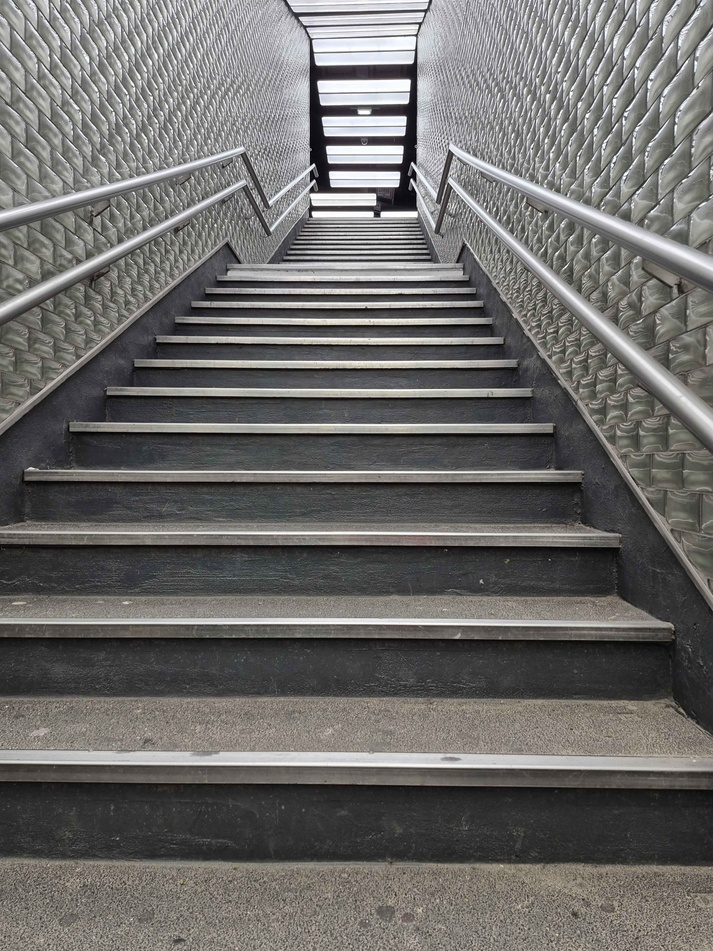
#> input picture images/14.jpg, 713 x 951 px, shrunk from 3000 x 4000 before the run, found by its file name
$ python extraction_caracteristiques.py   (older library calls are emulated)
#> lines starting #> are read from the running program, lines starting #| are printed output that depends on the picture; after the words box and inside, x2 and y2 are one past the last pixel; in counts of white or black regions, pixels touching at a corner belong together
#> in detection_escaliers_complete, image_originale is the input picture: shape (951, 713, 3); mean B, G, R 105.1, 107.1, 108.7
### code/pretraitement.py
import cv2
import numpy as np
import matplotlib.pyplot as plt

def pretraitement_image(image_path, visualiser=False):
    """
    Réalise le prétraitement d'une image pour la détection d'escaliers.

    Étapes:
    1. Conversion en niveaux de gris
    2. Application d'un filtre gaussien pour réduire le bruit
    3. Égalisation d'histogramme pour améliorer le contraste

    Args:
        image_path (str): Chemin vers l'image à traiter
        visualiser (bool): Si True, affiche les étapes intermédiaires

    Returns:
        image_traitee (numpy.ndarray): Image prétraitée
    """
#> called with image_path = 'images/14.jpg', visualiser = True
    image = cv2.imread(image_path)
    if image is None:
        raise FileNotFoundError(f"Impossible de charger l'image: {image_path}")

    # On applique tout le pre traitement
    image_gris = cv2.cvtColor(image, cv2.COLOR_BGR2GRAY)

    image_lissee = cv2.GaussianBlur(image_gris, (5, 5), 0) # Flou Gaussien

    image_egalisee = cv2.equalizeHist(image_lissee) # On egalise l'histogramme

    # Ici on n'applique pas Otsu
    image_traitee = image_egalisee

    # Visualisation des étapes si demandé
    if visualiser:
        plt.figure(figsize=(15, 10))

        plt.subplot(2, 2, 1)
        plt.title("Image originale")
        plt.imshow(cv2.cvtColor(image, cv2.COLOR_BGR2RGB))
        plt.axis('off')

        plt.subplot(2, 2, 2)
        plt.title("Image en niveaux de gris")
        plt.imshow(image_gris, cmap='gray')
        plt.axis('off')

        plt.subplot(2, 2, 3)
        plt.title("Image après filtre gaussien")
        plt.imshow(image_lissee, cmap='gray')
        plt.axis('off')

        plt.subplot(2, 2, 4)
        plt.title("Image prétraitée (après égalisation d'histogramme)")
        plt.imshow(image_traitee, cmap='gray')
        plt.axis('off')

        plt.tight_layout()
        plt.show()

        plt.figure(figsize=(15, 5))

        plt.subplot(1, 2, 1)
        plt.title("Histogramme avant égalisation")
        plt.hist(image_lissee.flatten(), 256, [0, 256], color='r')
        plt.xlim([0, 256])

        plt.subplot(1, 2, 2)
        plt.title("Histogramme après égalisation")
        plt.hist(image_egalisee.flatten(), 256, [0, 256], color='b')
        plt.xlim([0, 256])

        plt.tight_layout()
        plt.show()

    return image_traitee

# [15 lines left out: function test_pretraitement, not called in this run]

# [2 lines that do not run on import are left out]

### code/detection_contours.py
import cv2
import numpy as np
import matplotlib.pyplot as plt

def amplifier_contours_verticaux(image, facteur_amplification=2.0):
    """
    Amplifie spécifiquement les contours verticaux dans une image.

    Args:
        image (numpy.ndarray): Image d'entrée (gradients ou contours)
        facteur_amplification (float): Facteur par lequel amplifier les contours verticaux

    Returns:
        numpy.ndarray: Image avec les contours verticaux amplifiés.
    """
    # Appliquer un filtre de Sobel pour faire ressortir les contours verticaux
    gradient_y = cv2.Sobel(image, cv2.CV_64F, 0, 1, ksize=3)
    # Conversion en valeur absolue et normalisation
    gradient_y_abs = cv2.convertScaleAbs(gradient_y)
    kernel_vertical = np.ones((5, 1), np.uint8)
    contours_verticaux = cv2.morphologyEx(gradient_y_abs, cv2.MORPH_CLOSE, kernel_vertical)

    # Amplifier les contours verticaux dans l'image originale
    image_amplifiee = cv2.addWeighted(image, 1.0, contours_verticaux, facteur_amplification - 1.0, 0)
    return image_amplifiee

def detection_contours(image_pretraitee, visualiser=False):
    """
    Réalise la détection des contours en utilisant l'implémentation optimisée d'OpenCV.
    Donne une importance accrue aux contours verticaux pour la détection d'escaliers.

    Args:
        image_pretraitee (numpy.ndarray): Image prétraitée et seuillée
        visualiser (bool): Si True, affiche les étapes intermédiaires

    Returns:
        contours (numpy.ndarray): Image des contours détectés avec emphase sur les verticaux
    """
#> called with visualiser = True
    # Gradient horizontal (dérivée selon x)
    gradient_x = cv2.Sobel(image_pretraitee, cv2.CV_64F, 1, 0, ksize=3)
    # Gradient vertical (dérivée selon y)
    gradient_y = cv2.Sobel(image_pretraitee, cv2.CV_64F, 0, 1, ksize=3)

    # Donner plus de poids au gradient y pour accentuer les contours horizontaux, ca correspond aux marches sur l'image
    poids_x = 1.0
    poids_y = 2.5

    magnitude = np.sqrt((poids_x * gradient_x)**2 + (poids_y * gradient_y)**2)
    magnitude = cv2.normalize(magnitude, None, 0, 255, cv2.NORM_MINMAX, cv2.CV_8U)

    direction = np.arctan2(gradient_y, gradient_x)

    # Amplifier spécifiquement les contours verticaux
    magnitude_amplifiee = amplifier_contours_verticaux(magnitude, facteur_amplification=1.8)

    # Calcul des contours avec l'implémentation optimisée de Canny d'OpenCV
    # On défini un seuillage arbitraire
    seuil_bas = 30
    seuil_haut = 100
    contours_opencv = cv2.Canny(magnitude_amplifiee.astype(np.uint8), seuil_bas, seuil_haut)
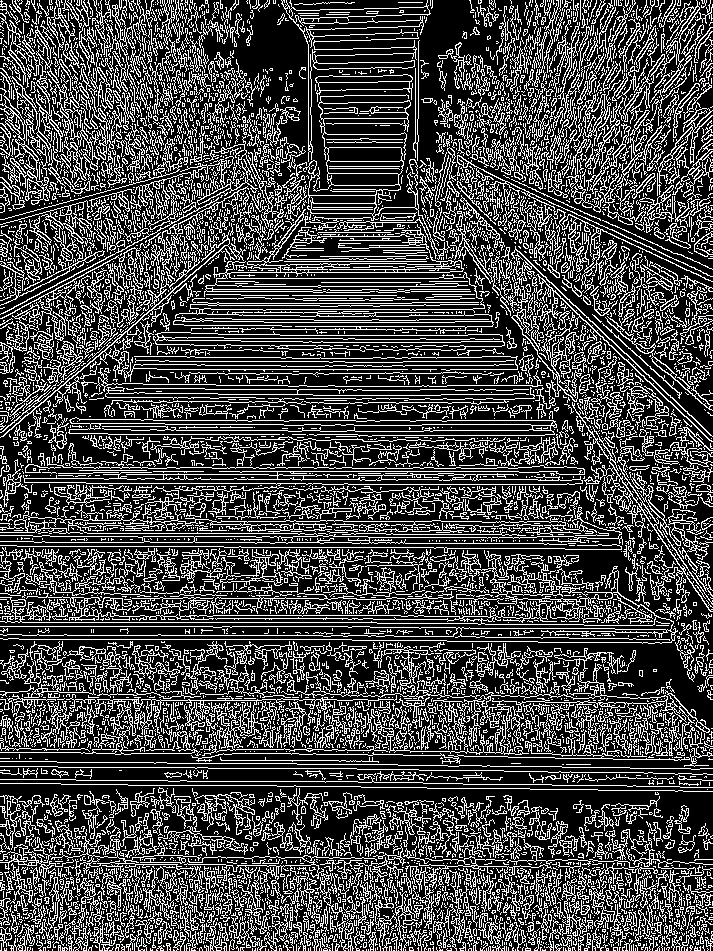
#> contours_opencv: shape (951, 713); 28% white in thin lines or dots

    kernel_vertical = np.ones((7, 1), np.uint8)
    # On ampliphie les contours horizontaux et verticaux
    contours_verticaux = cv2.morphologyEx(contours_opencv, cv2.MORPH_CLOSE, kernel_vertical)
#> contours_verticaux: shape (951, 713); 68.5% white; 4571 black regions (2775 under 20 px), largest, box (x1, y1, x2, y2) and area: (391, 0, 513, 249) 10092, (202, 0, 328, 189) 9379, (302, 787, 655, 861) 8818
    contours_finaux = cv2.addWeighted(contours_opencv, 0.7, contours_verticaux, 0.3, 0)

    # Si le flag est activé, on affiche les étapes
    if visualiser:
        plt.figure(figsize=(15, 10))

        plt.subplot(2, 3, 1)
        plt.title("Image prétraitée (seuillée)")
        plt.imshow(image_pretraitee, cmap='gray')
        plt.axis('off')

        plt.subplot(2, 3, 2)
        plt.title("Gradient horizontal (Sobel X)")
        plt.imshow(cv2.normalize(gradient_x, None, 0, 255, cv2.NORM_MINMAX, cv2.CV_8U), cmap='gray')
        plt.axis('off')

        plt.subplot(2, 3, 3)
        plt.title("Gradient vertical (Sobel Y)")
        plt.imshow(cv2.normalize(gradient_y, None, 0, 255, cv2.NORM_MINMAX, cv2.CV_8U), cmap='gray')
        plt.axis('off')

        plt.subplot(2, 3, 4)
        plt.title("Magnitude du gradient amplifiée")
        plt.imshow(magnitude_amplifiee, cmap='gray')
        plt.axis('off')

        plt.subplot(2, 3, 5)
        plt.title("Contours avec Canny")
        plt.imshow(contours_opencv, cmap='gray')
        plt.axis('off')

        plt.subplot(2, 3, 6)
        plt.title("Contours finaux (verticaux amplifiés)")
        plt.imshow(contours_finaux, cmap='gray')
        plt.axis('off')

        plt.tight_layout()
        plt.show()
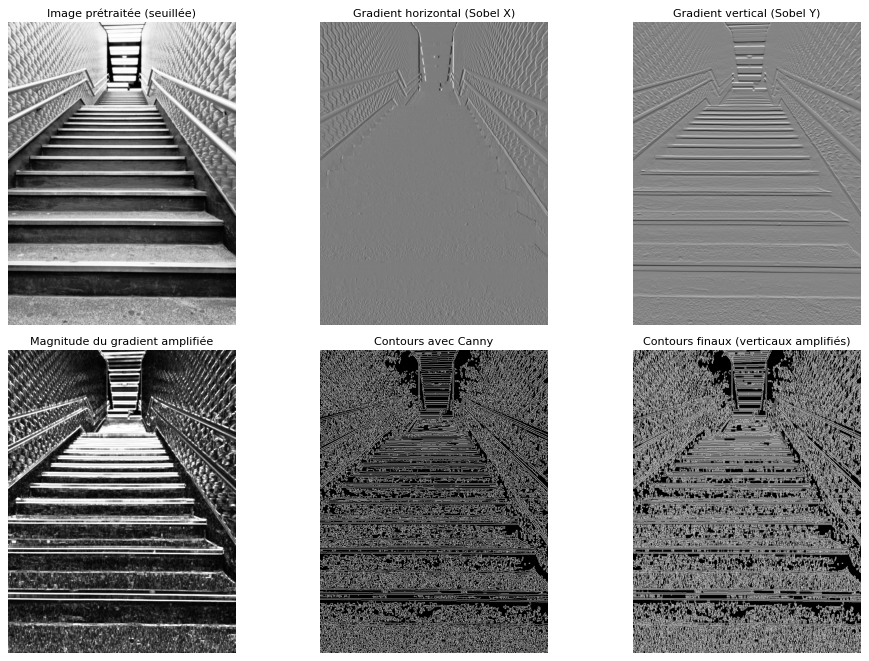
#> figure drawn by matplotlib, 6 panels

    return contours_finaux

# [23 lines left out: function test_detection_contours, not called in this run]

# [2 lines that do not run on import are left out]

### code/extraction_lignes.py
import cv2
import numpy as np
import matplotlib.pyplot as plt
import math
from pretraitement import pretraitement_image
from detection_contours import detection_contours

def extraction_lignes_simples(image_contours, visualiser=False):
    """
    Extrait simplement les lignes droites à partir d'une image de contours en utilisant
    la transformée de Hough, puis filtre les lignes selon leur orientation.

    Args:
        image_contours (numpy.ndarray): Image des contours détectés
        visualiser (bool): Si True, affiche les résultats

    Returns:
        dict: Dictionnaire contenant les lignes horizontales et verticales
    """
#> called with visualiser = True
    # Créer une image en couleur pour l'affichage des résultats
    image_resultats = cv2.cvtColor(image_contours, cv2.COLOR_GRAY2BGR) if len(image_contours.shape) == 2 else image_contours.copy()

    # On applique la trasformée de Hough pour détécler les lignes
    lignes = cv2.HoughLinesP(
        image_contours,
        rho=1,
        theta=np.pi/180,
        threshold=50,
        minLineLength=50,
        maxLineGap=10
    )
#> lignes = 2060 rows, first 6: [0, 742, 712, 30], [425, 447, 661, 109], [166, 1, 506, 641], [9, 638, 646, 1], [0, 111, 327, 655], [0, 750, 364, 386]

    if lignes is None:
        print("Aucune ligne détectée!")
        return None

    lignes_horizontales = []
    lignes_verticales = []

    # Image pour afficher séparément les lignes horizontales et verticales
    image_horizontales = image_resultats.copy()
    image_verticales = image_resultats.copy()

    for ligne in lignes:
        x1, y1, x2, y2 = ligne[0]

        # On calcule l'angle de la ligne
        if x2 - x1 == 0:
            angle = 90
        else:
            angle = abs(math.degrees(math.atan2(y2 - y1, x2 - x1)))

        if angle < 30 or angle > 150:  # On applique une tolérance de 30 degré
            lignes_horizontales.append(ligne)
            cv2.line(image_resultats, (x1, y1), (x2, y2), (0, 255, 0), 2)
            cv2.line(image_horizontales, (x1, y1), (x2, y2), (0, 255, 0), 2)

        elif 60 < angle < 120:
            lignes_verticales.append(ligne)
            cv2.line(image_resultats, (x1, y1), (x2, y2), (0, 0, 255), 2)
            cv2.line(image_verticales, (x1, y1), (x2, y2), (0, 0, 255), 2)
#> this loop made 2060 passes
#> (x1, y1, x2, y2, angle) on passes 1 to 8: (0, 742, 712, 30, 45), (425, 447, 661, 109, 55.08), (166, 1, 506, 641, 62.02), (9, 638, 646, 1, 45), (0, 111, 327, 655, 58.99), (0, 750, 364, 386, 45), (242, 768, 551, 2, 68.03), (46, 806, 712, 140, 45)
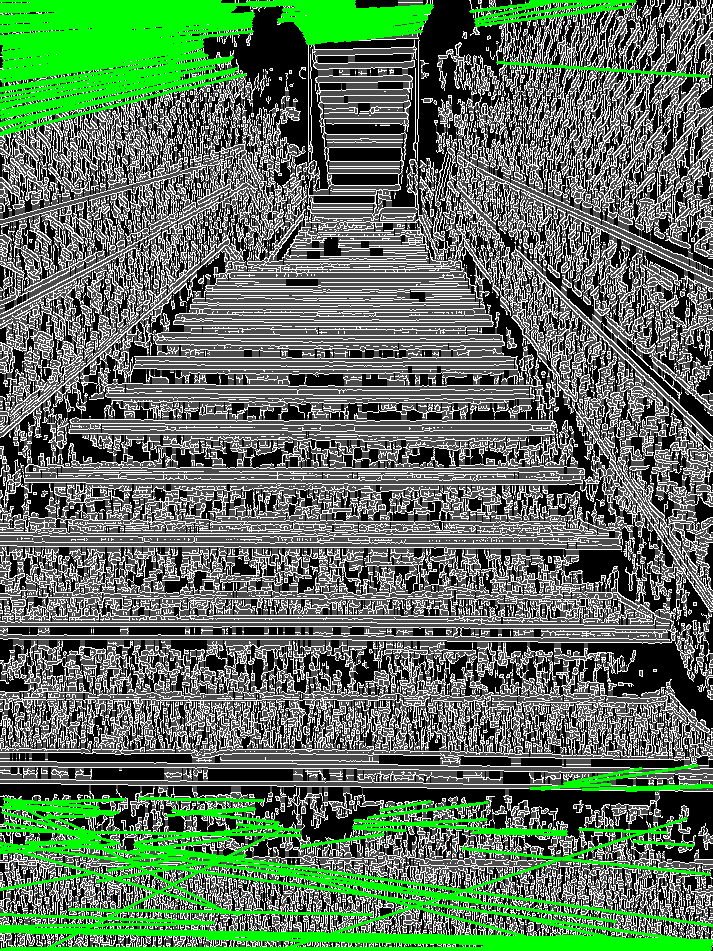
#> image_horizontales: shape (951, 713, 3); mean B, G, R 92.2, 115.2, 92.2
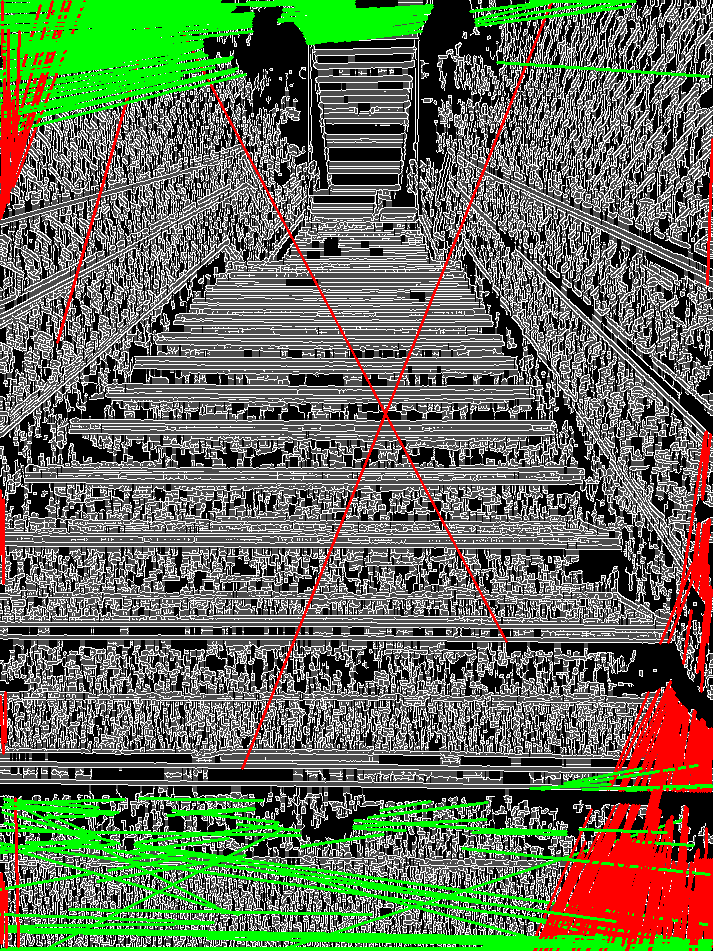
#> image_resultats: shape (951, 713, 3); mean B, G, R 87, 108.5, 100.2
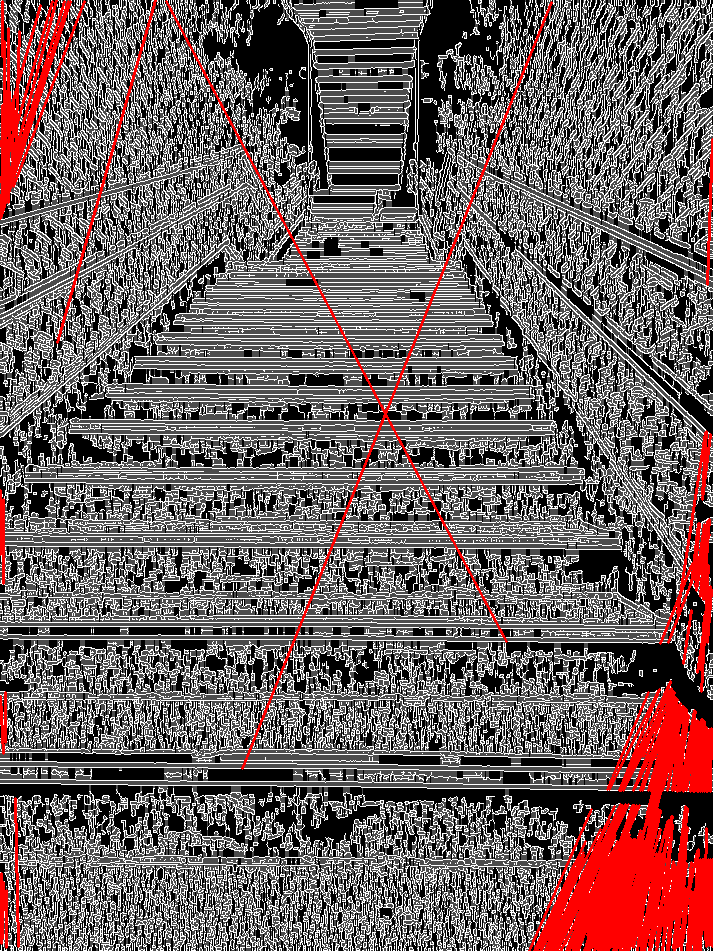
#> image_verticales: shape (951, 713, 3); mean B, G, R 95.4, 95.4, 110.5
#> after the loop, lignes_horizontales = 168 items, first 6: [[279, 950, 686, 818]], [[0, 108, 202, 46]], [[0, 42, 251, 24]], [[0, 39, 252, 17]], [[3, 57, 252, 31]], [[0, 21, 230, 13]]; lignes_verticales = 198 items, first 6: [[166, 1, 506, 641]], [[242, 768, 551, 2]], [[57, 342, 155, 0]], [[623, 950, 658, 809]], [[619, 948, 683, 706]], [[704, 930, 706, 828]]

    # Visualisation des résultats si le flag visualiser est a True
    if visualiser:
        plt.figure(figsize=(15, 10))

        plt.subplot(2, 2, 1)
        plt.title("Image des contours")
        plt.imshow(image_contours, cmap='gray')
        plt.axis('off')

        plt.subplot(2, 2, 2)
        plt.title(f"Toutes les lignes (H: {len(lignes_horizontales)}, V: {len(lignes_verticales)})")
        plt.imshow(cv2.cvtColor(image_resultats, cv2.COLOR_BGR2RGB))
        plt.axis('off')

        plt.subplot(2, 2, 3)
        plt.title(f"Lignes horizontales ({len(lignes_horizontales)})")
        plt.imshow(cv2.cvtColor(image_horizontales, cv2.COLOR_BGR2RGB))
        plt.axis('off')

        plt.subplot(2, 2, 4)
        plt.title(f"Lignes verticales ({len(lignes_verticales)})")
        plt.imshow(cv2.cvtColor(image_verticales, cv2.COLOR_BGR2RGB))
        plt.axis('off')

        plt.tight_layout()
        plt.show()
#> (the rest of the program and of its run is left out)
